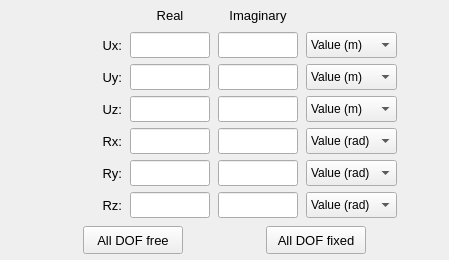
        <widget class="QWidget" name="tab_constant_values">
         <attribute name="title">
          <string>Constant values</string>
         </attribute>
         <layout class="QGridLayout" name="gridLayout_9">
          <property name="leftMargin">
           <number>0</number>
          </property>
          <property name="topMargin">
           <number>0</number>
          </property>
          <property name="rightMargin">
           <number>0</number>
          </property>
          <property name="bottomMargin">
           <number>0</number>
          </property>
          <property name="spacing">
           <number>0</number>
          </property>
          <item row="0" column="0">
           <widget class="QFrame" name="frame_3">
            <property name="font">
             <font>
              <pointsize>10</pointsize>
             </font>
            </property>
            <property name="frameShape">
             <enum>QFrame::Shape::NoFrame</enum>
            </property>
            <property name="frameShadow">
             <enum>QFrame::Shadow::Raised</enum>
            </property>
            <layout class="QGridLayout" name="gridLayout_8">
             <property name="leftMargin">
              <number>4</number>
             </property>
             <property name="topMargin">
              <number>4</number>
             </property>
             <property name="rightMargin">
              <number>4</number>
             </property>
             <property name="bottomMargin">
              <number>4</number>
             </property>
             <property name="horizontalSpacing">
              <number>8</number>
             </property>
             <item row="1" column="3">
              <widget class="QLineEdit" name="lineEdit_imag_ux">
               <property name="minimumSize">
                <size>
                 <width>80</width>
                 <height>26</height>
                </size>
               </property>
               <property name="maximumSize">
                <size>
                 <width>80</width>
                 <height>26</height>
                </size>
               </property>
               <property name="font">
                <font>
                 <pointsize>10</pointsize>
                 <bold>false</bold>
                </font>
               </property>
               <property name="styleSheet">
                <string notr="true"/>
               </property>
               <property name="alignment">
                <set>Qt::AlignmentFlag::AlignCenter</set>
               </property>
              </widget>
             </item>
             <item row="0" column="3">
              <widget class="QLabel" name="label_imaginary">
               <property name="minimumSize">
                <size>
                 <width>80</width>
                 <height>22</height>
                </size>
               </property>
               <property name="maximumSize">
                <size>
                 <width>80</width>
                 <height>22</height>
                </size>
               </property>
               <property name="font">
                <font>
                 <pointsize>10</pointsize>
                </font>
               </property>
               <property name="text">
                <string>Imaginary</string>
               </property>
               <property name="alignment">
                <set>Qt::AlignmentFlag::AlignCenter</set>
               </property>
              </widget>
             </item>
             <item row="6" column="2">
              <widget class="QLineEdit" name="lineEdit_real_rz">
               <property name="minimumSize">
                <size>
                 <width>80</width>
                 <height>26</height>
                </size>
               </property>
               <property name="maximumSize">
                <size>
                 <width>80</width>
                 <height>26</height>
                </size>
               </property>
               <property name="font">
                <font>
                 <pointsize>10</pointsize>
                 <bold>false</bold>
                </font>
               </property>
               <property name="styleSheet">
                <string notr="true"/>
               </property>
               <property name="alignment">
                <set>Qt::AlignmentFlag::AlignCenter</set>
               </property>
              </widget>
             </item>
             <item row="0" column="2">
              <widget class="QLabel" name="label_real">
               <property name="minimumSize">
                <size>
                 <width>80</width>
                 <height>22</height>
                </size>
               </property>
               <property name="maximumSize">
                <size>
                 <width>80</width>
                 <height>22</height>
                </size>
               </property>
               <property name="font">
                <font>
                 <pointsize>10</pointsize>
                </font>
               </property>
               <property name="text">
                <string>Real</string>
               </property>
               <property name="alignment">
                <set>Qt::AlignmentFlag::AlignCenter</set>
               </property>
              </widget>
             </item>
             <item row="3" column="2">
              <widget class="QLineEdit" name="lineEdit_real_uz">
               <property name="minimumSize">
                <size>
                 <width>80</width>
                 <height>26</height>
                </size>
               </property>
               <property name="maximumSize">
                <size>
                 <width>80</width>
                 <height>26</height>
                </size>
               </property>
               <property name="font">
                <font>
                 <pointsize>10</pointsize>
                 <bold>false</bold>
                </font>
               </property>
               <property name="styleSheet">
                <string notr="true"/>
               </property>
               <property name="alignment">
                <set>Qt::AlignmentFlag::AlignCenter</set>
               </property>
              </widget>
             </item>
             <item row="5" column="2">
              <widget class="QLineEdit" name="lineEdit_real_ry">
               <property name="minimumSize">
                <size>
                 <width>80</width>
                 <height>26</height>
                </size>
               </property>
               <property name="maximumSize">
                <size>
                 <width>80</width>
                 <height>26</height>
                </size>
               </property>
               <property name="font">
                <font>
                 <pointsize>10</pointsize>
                 <bold>false</bold>
                </font>
               </property>
               <property name="styleSheet">
                <string notr="true"/>
               </property>
               <property name="alignment">
                <set>Qt::AlignmentFlag::AlignCenter</set>
               </property>
              </widget>
             </item>
             <item row="1" column="2">
              <widget class="QLineEdit" name="lineEdit_real_ux">
               <property name="minimumSize">
                <size>
                 <width>80</width>
                 <height>26</height>
                </size>
               </property>
               <property name="maximumSize">
                <size>
                 <width>80</width>
                 <height>26</height>
                </size>
               </property>
               <property name="font">
                <font>
                 <pointsize>10</pointsize>
                 <bold>false</bold>
                </font>
               </property>
               <property name="styleSheet">
                <string notr="true"/>
               </property>
               <property name="text">
                <string/>
               </property>
               <property name="alignment">
                <set>Qt::AlignmentFlag::AlignCenter</set>
               </property>
              </widget>
             </item>
             <item row="3" column="3">
              <widget class="QLineEdit" name="lineEdit_imag_uz">
               <property name="minimumSize">
                <size>
                 <width>80</width>
                 <height>26</height>
                </size>
               </property>
               <property name="maximumSize">
                <size>
                 <width>80</width>
                 <height>26</height>
                </size>
               </property>
               <property name="font">
                <font>
                 <pointsize>10</pointsize>
                 <bold>false</bold>
                </font>
               </property>
               <property name="styleSheet">
                <string notr="true"/>
               </property>
               <property name="alignment">
                <set>Qt::AlignmentFlag::AlignCenter</set>
               </property>
              </widget>
             </item>
             <item row="3" column="1">
              <widget class="QLabel" name="label_Uz_constant">
               <property name="minimumSize">
                <size>
                 <width>70</width>
                 <height>26</height>
                </size>
               </property>
               <property name="maximumSize">
                <size>
                 <width>70</width>
                 <height>26</height>
                </size>
               </property>
               <property name="font">
                <font>
                 <pointsize>10</pointsize>
                </font>
               </property>
               <property name="text">
                <string>Uz:</string>
               </property>
               <property name="alignment">
                <set>Qt::AlignmentFlag::AlignRight|Qt::AlignmentFlag::AlignTrailing|Qt::AlignmentFlag::AlignVCenter</set>
               </property>
              </widget>
             </item>
             <item row="2" column="4">
              <widget class="QComboBox" name="comboBox_displacement_uy">
               <property name="minimumSize">
                <size>
                 <width>90</width>
                 <height>26</height>
                </size>
               </property>
               <property name="font">
                <font>
                 <pointsize>9</pointsize>
                 <bold>false</bold>
                </font>
               </property>
               <item>
                <property name="text">
                 <string>Value (m)</string>
                </property>
               </item>
               <item>
                <property name="text">
                 <string>Free</string>
                </property>
               </item>
               <item>
                <property name="text">
                 <string>Fixed</string>
                </property>
               </item>
              </widget>
             </item>
             <item row="5" column="1">
              <widget class="QLabel" name="label_Ry_constant">
               <property name="minimumSize">
                <size>
                 <width>70</width>
                 <height>26</height>
                </size>
               </property>
               <property name="maximumSize">
                <size>
                 <width>70</width>
                 <height>26</height>
                </size>
               </property>
               <property name="font">
                <font>
                 <pointsize>10</pointsize>
                </font>
               </property>
               <property name="text">
                <string>Ry:</string>
               </property>
               <property name="alignment">
                <set>Qt::AlignmentFlag::AlignRight|Qt::AlignmentFlag::AlignTrailing|Qt::AlignmentFlag::AlignVCenter</set>
               </property>
              </widget>
             </item>
             <item row="1" column="1">
              <widget class="QLabel" name="label_Ux_constant">
               <property name="minimumSize">
                <size>
                 <width>70</width>
                 <height>26</height>
                </size>
               </property>
               <property name="maximumSize">
                <size>
                 <width>70</width>
                 <height>26</height>
                </size>
               </property>
               <property name="font">
                <font>
                 <pointsize>10</pointsize>
                </font>
               </property>
               <property name="styleSheet">
                <string notr="true"/>
               </property>
               <property name="text">
                <string>Ux:</string>
               </property>
               <property name="alignment">
                <set>Qt::AlignmentFlag::AlignRight|Qt::AlignmentFlag::AlignTrailing|Qt::AlignmentFlag::AlignVCenter</set>
               </property>
              </widget>
             </item>
             <item row="5" column="3">
              <widget class="QLineEdit" name="lineEdit_imag_ry">
               <property name="minimumSize">
                <size>
                 <width>80</width>
                 <height>26</height>
                </size>
               </property>
               <property name="maximumSize">
                <size>
                 <width>80</width>
                 <height>26</height>
                </size>
               </property>
               <property name="font">
                <font>
                 <pointsize>10</pointsize>
                 <bold>false</bold>
                </font>
               </property>
               <property name="styleSheet">
                <string notr="true"/>
               </property>
               <property name="alignment">
                <set>Qt::AlignmentFlag::AlignCenter</set>
               </property>
              </widget>
             </item>
             <item row="7" column="0" colspan="6">
              <widget class="QFrame" name="frame_10">
               <property name="minimumSize">
                <size>
                 <width>0</width>
                 <height>0</height>
                </size>
               </property>
               <property name="maximumSize">
                <size>
                 <width>16777215</width>
                 <height>40</height>
                </size>
               </property>
               <property name="frameShape">
                <enum>QFrame::Shape::NoFrame</enum>
               </property>
               <property name="frameShadow">
                <enum>QFrame::Shadow::Raised</enum>
               </property>
               <layout class="QGridLayout" name="gridLayout_14">
                <property name="leftMargin">
                 <number>2</number>
                </property>
                <property name="topMargin">
                 <number>2</number>
                </property>
                <property name="rightMargin">
                 <number>2</number>
                </property>
                <property name="bottomMargin">
                 <number>2</number>
                </property>
                <item row="0" column="1">
                 <widget class="QPushButton" name="pushButton_all_dof_fixed">
                  <property name="minimumSize">
                   <size>
                    <width>100</width>
                    <height>28</height>
                   </size>
                  </property>
                  <property name="maximumSize">
                   <size>
                    <width>100</width>
                    <height>28</height>
                   </size>
                  </property>
                  <property name="font">
                   <font>
                    <pointsize>10</pointsize>
                    <bold>false</bold>
                   </font>
                  </property>
                  <property name="styleSheet">
                   <string notr="true"/>
                  </property>
                  <property name="text">
                   <string>All DOF fixed</string>
                  </property>
                  <property name="autoDefault">
                   <bool>false</bool>
                  </property>
                 </widget>
                </item>
                <item row="0" column="0">
                 <widget class="QPushButton" name="pushButton_all_dof_free">
                  <property name="minimumSize">
                   <size>
                    <width>40</width>
                    <height>28</height>
                   </size>
                  </property>
                  <property name="maximumSize">
                   <size>
                    <width>100</width>
                    <height>28</height>
                   </size>
                  </property>
                  <property name="font">
                   <font>
                    <pointsize>10</pointsize>
                    <bold>false</bold>
                   </font>
                  </property>
                  <property name="styleSheet">
                   <string notr="true"/>
                  </property>
                  <property name="text">
                   <string>All DOF free</string>
                  </property>
                  <property name="iconSize">
                   <size>
                    <width>22</width>
                    <height>22</height>
                   </size>
                  </property>
                  <property name="autoDefault">
                   <bool>false</bool>
                  </property>
                 </widget>
                </item>
               </layout>
              </widget>
             </item>
             <item row="4" column="4">
              <widget class="QComboBox" name="comboBox_rotation_rx">
               <property name="minimumSize">
                <size>
                 <width>90</width>
                 <height>26</height>
                </size>
               </property>
               <property name="font">
                <font>
                 <pointsize>9</pointsize>
                 <bold>false</bold>
                </font>
               </property>
               <item>
                <property name="text">
                 <string>Value (rad)</string>
                </property>
               </item>
               <item>
                <property name="text">
                 <string>Free</string>
                </property>
               </item>
               <item>
                <property name="text">
                 <string>Fixed</string>
                </property>
               </item>
              </widget>
             </item>
             <item row="2" column="1">
              <widget class="QLabel" name="label_Uy_constant">
               <property name="minimumSize">
                <size>
                 <width>70</width>
                 <height>26</height>
                </size>
               </property>
               <property name="maximumSize">
                <size>
                 <width>70</width>
                 <height>26</height>
                </size>
               </property>
               <property name="font">
                <font>
                 <pointsize>10</pointsize>
                </font>
               </property>
               <property name="text">
                <string>Uy:</string>
               </property>
               <property name="alignment">
                <set>Qt::AlignmentFlag::AlignRight|Qt::AlignmentFlag::AlignTrailing|Qt::AlignmentFlag::AlignVCenter</set>
               </property>
              </widget>
             </item>
             <item row="1" column="4">
              <widget class="QComboBox" name="comboBox_displacement_ux">
               <property name="minimumSize">
                <size>
                 <width>90</width>
                 <height>26</height>
                </size>
               </property>
               <property name="font">
                <font>
                 <pointsize>9</pointsize>
                 <bold>false</bold>
                </font>
               </property>
               <item>
                <property name="text">
                 <string>Value (m)</string>
                </property>
               </item>
               <item>
                <property name="text">
                 <string>Free</string>
                </property>
               </item>
               <item>
                <property name="text">
                 <string>Fixed</string>
                </property>
               </item>
              </widget>
             </item>
             <item row="6" column="1">
              <widget class="QLabel" name="label_Rz_constant">
               <property name="minimumSize">
                <size>
                 <width>70</width>
                 <height>26</height>
                </size>
               </property>
               <property name="maximumSize">
                <size>
                 <width>70</width>
                 <height>26</height>
                </size>
               </property>
               <property name="font">
                <font>
                 <pointsize>10</pointsize>
                </font>
               </property>
               <property name="text">
                <string>Rz:</string>
               </property>
               <property name="alignment">
                <set>Qt::AlignmentFlag::AlignRight|Qt::AlignmentFlag::AlignTrailing|Qt::AlignmentFlag::AlignVCenter</set>
               </property>
              </widget>
             </item>
             <item row="3" column="4">
              <widget class="QComboBox" name="comboBox_displacement_uz">
               <property name="minimumSize">
                <size>
                 <width>90</width>
                 <height>26</height>
                </size>
               </property>
               <property name="font">
                <font>
                 <pointsize>9</pointsize>
                 <bold>false</bold>
                </font>
               </property>
               <item>
                <property name="text">
                 <string>Value (m)</string>
                </property>
               </item>
               <item>
                <property name="text">
                 <string>Free</string>
                </property>
               </item>
               <item>
                <property name="text">
                 <string>Fixed</string>
                </property>
               </item>
              </widget>
             </item>
             <item row="4" column="2">
              <widget class="QLineEdit" name="lineEdit_real_rx">
               <property name="minimumSize">
                <size>
                 <width>80</width>
                 <height>26</height>
                </size>
               </property>
               <property name="maximumSize">
                <size>
                 <width>80</width>
                 <height>26</height>
                </size>
               </property>
               <property name="font">
                <font>
                 <pointsize>10</pointsize>
                 <bold>false</bold>
                </font>
               </property>
               <property name="styleSheet">
                <string notr="true"/>
               </property>
               <property name="alignment">
                <set>Qt::AlignmentFlag::AlignCenter</set>
               </property>
              </widget>
             </item>
             <item row="1" column="5">
              <spacer name="horizontalSpacer_6">
               <property name="orientation">
                <enum>Qt::Orientation::Horizontal</enum>
               </property>
               <property name="sizeHint" stdset="0">
                <size>
                 <width>40</width>
                 <height>20</height>
                </size>
               </property>
              </spacer>
             </item>
             <item row="6" column="3">
              <widget class="QLineEdit" name="lineEdit_imag_rz">
               <property name="minimumSize">
                <size>
                 <width>80</width>
                 <height>26</height>
                </size>
               </property>
               <property name="maximumSize">
                <size>
                 <width>80</width>
                 <height>26</height>
                </size>
               </property>
               <property name="font">
                <font>
                 <pointsize>10</pointsize>
                 <bold>false</bold>
                </font>
               </property>
               <property name="styleSheet">
                <string notr="true"/>
               </property>
               <property name="alignment">
                <set>Qt::AlignmentFlag::AlignCenter</set>
               </property>
              </widget>
             </item>
             <item row="4" column="1">
              <widget class="QLabel" name="label_Rx_constant">
               <property name="minimumSize">
                <size>
                 <width>70</width>
                 <height>26</height>
                </size>
               </property>
               <property name="maximumSize">
                <size>
                 <width>70</width>
                 <height>26</height>
                </size>
               </property>
               <property name="font">
                <font>
                 <pointsize>10</pointsize>
                </font>
               </property>
               <property name="text">
                <string>Rx:</string>
               </property>
               <property name="alignment">
                <set>Qt::AlignmentFlag::AlignRight|Qt::AlignmentFlag::AlignTrailing|Qt::AlignmentFlag::AlignVCenter</set>
               </property>
              </widget>
             </item>
             <item row="4" column="3">
              <widget class="QLineEdit" name="lineEdit_imag_rx">
               <property name="minimumSize">
                <size>
                 <width>80</width>
                 <height>26</height>
                </size>
               </property>
               <property name="maximumSize">
                <size>
                 <width>80</width>
                 <height>26</height>
                </size>
               </property>
               <property name="font">
                <font>
                 <pointsize>10</pointsize>
                 <bold>false</bold>
                </font>
               </property>
               <property name="styleSheet">
                <string notr="true"/>
               </property>
               <property name="alignment">
                <set>Qt::AlignmentFlag::AlignCenter</set>
               </property>
              </widget>
             </item>
             <item row="5" column="4">
              <widget class="QComboBox" name="comboBox_rotation_ry">
               <property name="minimumSize">
                <size>
                 <width>90</width>
                 <height>26</height>
                </size>
               </property>
               <property name="font">
                <font>
                 <pointsize>9</pointsize>
                 <bold>false</bold>
                </font>
               </property>
               <item>
                <property name="text">
                 <string>Value (rad)</string>
                </property>
               </item>
               <item>
                <property name="text">
                 <string>Free</string>
                </property>
               </item>
               <item>
                <property name="text">
                 <string>Fixed</string>
                </property>
               </item>
              </widget>
             </item>
             <item row="1" column="0">
              <spacer name="horizontalSpacer_5">
               <property name="orientation">
                <enum>Qt::Orientation::Horizontal</enum>
               </property>
               <property name="sizeHint" stdset="0">
                <size>
                 <width>40</width>
                 <height>20</height>
                </size>
               </property>
              </spacer>
             </item>
             <item row="2" column="3">
              <widget class="QLineEdit" name="lineEdit_imag_uy">
               <property name="minimumSize">
                <size>
                 <width>80</width>
                 <height>26</height>
                </size>
               </property>
               <property name="maximumSize">
                <size>
                 <width>80</width>
                 <height>26</height>
                </size>
               </property>
               <property name="font">
                <font>
                 <pointsize>10</pointsize>
                 <bold>false</bold>
                </font>
               </property>
               <property name="styleSheet">
                <string notr="true"/>
               </property>
               <property name="alignment">
                <set>Qt::AlignmentFlag::AlignCenter</set>
               </property>
              </widget>
             </item>
             <item row="6" column="4">
              <widget class="QComboBox" name="comboBox_rotation_rz">
               <property name="minimumSize">
                <size>
                 <width>90</width>
                 <height>26</height>
                </size>
               </property>
               <property name="font">
                <font>
                 <pointsize>9</pointsize>
                 <bold>false</bold>
                </font>
               </property>
               <item>
                <property name="text">
                 <string>Value (rad)</string>
                </property>
               </item>
               <item>
                <property name="text">
                 <string>Free</string>
                </property>
               </item>
               <item>
                <property name="text">
                 <string>Fixed</string>
                </property>
               </item>
              </widget>
             </item>
             <item row="2" column="2">
              <widget class="QLineEdit" name="lineEdit_real_uy">
               <property name="minimumSize">
                <size>
                 <width>80</width>
                 <height>26</height>
                </size>
               </property>
               <property name="maximumSize">
                <size>
                 <width>80</width>
                 <height>26</height>
                </size>
               </property>
               <property name="font">
                <font>
                 <pointsize>10</pointsize>
                 <bold>false</bold>
                </font>
               </property>
               <property name="styleSheet">
                <string notr="true"/>
               </property>
               <property name="alignment">
                <set>Qt::AlignmentFlag::AlignCenter</set>
               </property>
              </widget>
             </item>
            </layout>
           </widget>
          </item>
         </layout>
        </widget>
